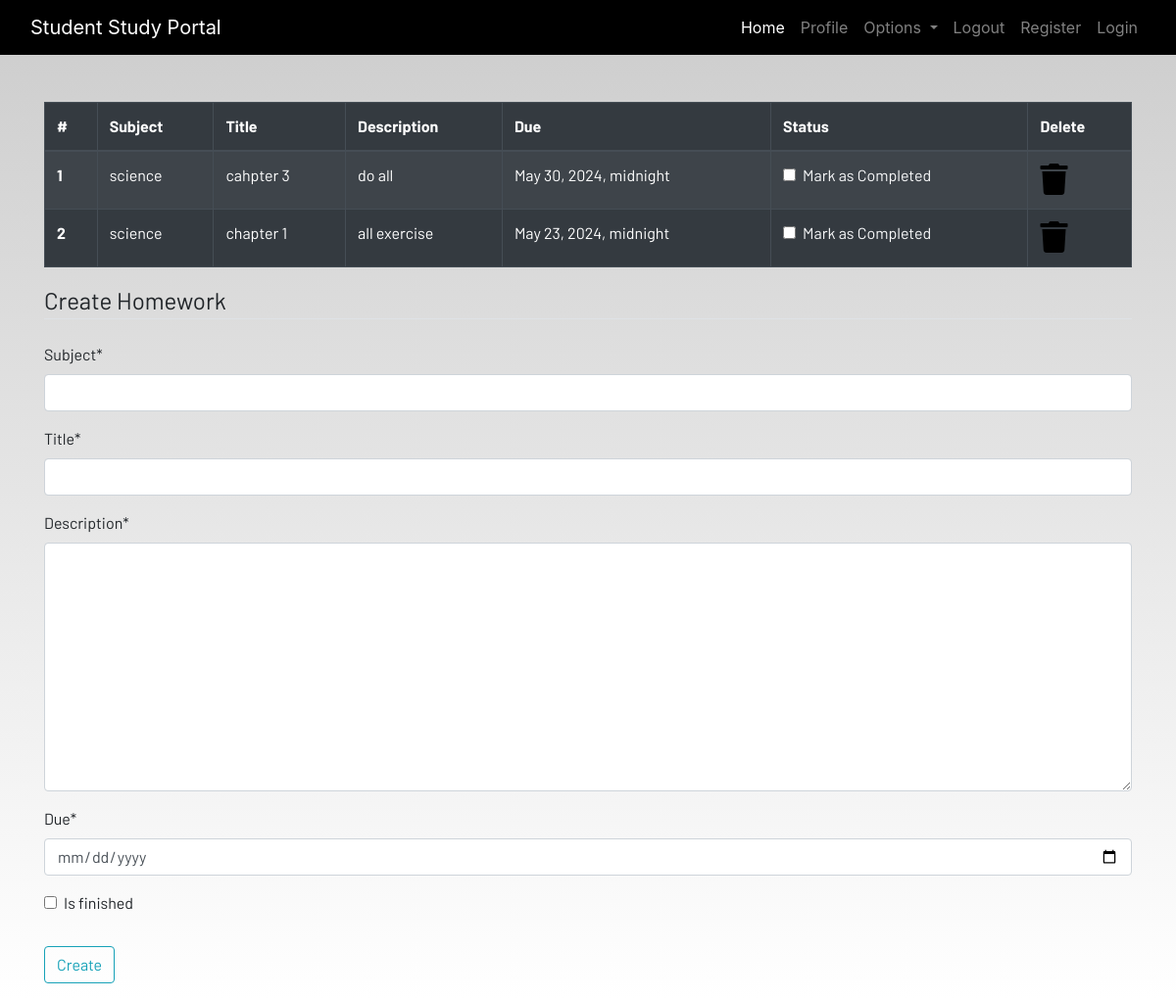
The page /homework (signed in) on the database its author committed.
### dashboard/models.py (models this page shows, shortened)
class Homework(models.Model):
    user=models.ForeignKey(User,on_delete=models.CASCADE)
    subject=models.CharField(max_length=100)
    title=models.CharField(max_length=200)
    description=models.TextField()
    due=models.DateTimeField()
    is_finished=models.BooleanField(default=False)

### dashboard/views.py (the view)
# urls.py: path('homework',views.homework, name="homework"),
def homework(request):
    if request.method == 'POST':
        form = HomeworkForm(request.POST)
        if form.is_valid():
            try:
                finished = request.POST.get('is_finished', 'off') == 'on'
            except KeyError:
                finished = False
            homeworks=Homework(
                user=request.user,
                subject=request.POST['subject'],
                title=request.POST['title'],
                description=request.POST['description'],
                due=request.POST['due'],
                is_finished=finished
            )
            homeworks.save()
            messages.success(request, f"Homeworks added by {request.user.username} successfully")
            return redirect('homework')
        else:
            messages.error(request, "Failed to add homeworks. Please check the form for errors.")
    else:
        form = HomeworkForm()
    homework = Homework.objects.filter(user=request.user)
    homework_done = len(homework) == 0
    context = {
        'homeworks': homework,
        'homework_done': homework_done,
        'form': form,
    }
    return render(request, 'dashboard/homework.html', context)

### dashboard/forms.py
class HomeworkForm(forms.ModelForm):
    class Meta:
        model = Homework
        widgets={'due':DateInput()}
        fields=['subject', 'title', 'description','due','is_finished']

### dashboard/templates/dashboard/homework.html (shortened to what this page needs)
{% extends 'dashboard/base.html' %}
{% load static %}
{% block content %}
{% load crispy_forms_tags %}
<div class="container">
    {%if not homework_done%}
  <table class="table table-striped table-bordered table-hover table-dark">
    <thead>
      <tr>
        <th scope="col">#</th>
        <th scope="col">Subject</th>
        <th scope="col">Title</th>
        <th scope="col">Description</th>
        <th scope="col">Due</th>
        <th scope="col">Status</th>
        <th scope="col">Delete</th>
      </tr>
    </thead>
    <tbody>
      {% for homework in homeworks %}
      <tr>
        <th scope="row">{{forloop.counter}}</th>
        <td>{{homework.subject}}</td>
        <td>{{homework.title}}</td>
        <td>{{homework.description}}</td>
        <td>{{homework.due}}</td>
        <td>
          <a href="{% url 'update-homework' homework.id %}">
            <div class="form-check">
              {% if homework.is_finished == True %}
              <input class="form-check-input" type="checkbox"value="" checked />
              {% else %}
              <input class="form-check-input" type="checkbox" value="" />
              {% endif %}
              <label class="form-check-label text-light" for="flexCheckDefault">
                Mark as Completed
              </label>
            </div>
          </a>
        </td>
        <td>
          <a href="{% url 'delete-homework' homework.id  %}"><i class="fa fa-trash fa-2x"></i></a>
        </td>
      </tr>
      {% endfor %}
    </tbody>
  </table>
  {%else%}
  <h4>All homeworks are completed!! Create to have more!!</h4>
  {%endif%}
</div>
<div class="container">
  <form method="POST">
    <fieldset class="form-group">
      <legend class="border-bottom mb-4">Create Homework</legend>
      {{ form|crispy }}
    </fieldset>
    <div class="form-group">
      <button href="" class="btn btn-outline-info" type="submit">Create</button>
    </div>
  </form>
</div>
{% endblock content %}

### static/css/main.css (style rules this page uses)
html { scroll-behavior: smooth; height: 100%; width: 100%; }
a { text-decoration: none !important; color: black; }
html, body { max-width: 100%; overflow-x: hidden; height: 100%; width: 100%; }
body { background: linear-gradient(rgba(0, 0, 0, 0.2), rgba(255, 255, 255, 0.5)); overflow-x: hidden; background-repeat: no-repeat; }
.fa { color: black; }

### rows shown on the page
Homework: subject "science", title "cahpter 3", description "do all", due "May 30, 2024, midnight"
Homework: subject "science", title "chapter 1", description "all exercise", due "May 23, 2024, midnight"
